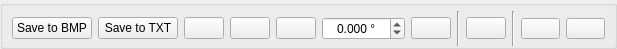
<?xml version="1.0" encoding="UTF-8"?>
<ui version="4.0">
 <class>Viewer_Button_Panel</class>
 <widget class="QWidget" name="Viewer_Button_Panel">
  <property name="geometry">
   <rect>
    <x>0</x>
    <y>0</y>
    <width>545</width>
    <height>49</height>
   </rect>
  </property>
  <property name="windowTitle">
   <string>Form</string>
  </property>
  <layout class="QVBoxLayout" name="verticalLayout">
   <property name="leftMargin">
    <number>0</number>
   </property>
   <property name="topMargin">
    <number>0</number>
   </property>
   <property name="rightMargin">
    <number>0</number>
   </property>
   <property name="bottomMargin">
    <number>0</number>
   </property>
   <item>
    <widget class="QGroupBox" name="button_panel">
     <property name="enabled">
      <bool>true</bool>
     </property>
     <property name="title">
      <string/>
     </property>
     <property name="alignment">
      <set>Qt::AlignCenter</set>
     </property>
     <property name="flat">
      <bool>true</bool>
     </property>
     <property name="checkable">
      <bool>false</bool>
     </property>
     <layout class="QHBoxLayout" name="horizontalLayout">
      <property name="topMargin">
       <number>5</number>
      </property>
      <property name="bottomMargin">
       <number>0</number>
      </property>
      <item>
       <widget class="QPushButton" name="save_bmp">
        <property name="enabled">
         <bool>true</bool>
        </property>
        <property name="toolTip">
         <string>save picture to BMP file</string>
        </property>
        <property name="text">
         <string>Save to BMP</string>
        </property>
       </widget>
      </item>
      <item>
       <widget class="QPushButton" name="save_txt">
        <property name="enabled">
         <bool>true</bool>
        </property>
        <property name="toolTip">
         <string>save picture to TXT file</string>
        </property>
        <property name="text">
         <string>Save to TXT</string>
        </property>
       </widget>
      </item>
      <item>
       <spacer name="horizontalSpacer">
        <property name="orientation">
         <enum>Qt::Horizontal</enum>
        </property>
        <property name="sizeHint" stdset="0">
         <size>
          <width>40</width>
          <height>20</height>
         </size>
        </property>
       </spacer>
      </item>
      <item>
       <widget class="QPushButton" name="horizontal_mirror">
        <property name="enabled">
         <bool>true</bool>
        </property>
        <property name="toolTip">
         <string>horizontal_mirror</string>
        </property>
        <property name="text">
         <string/>
        </property>
        <property name="icon">
         <iconset resource="../../../img.qrc">
          <normaloff>:/horizontal</normaloff>:/horizontal</iconset>
        </property>
       </widget>
      </item>
      <item>
       <widget class="QPushButton" name="vertical_mirror">
        <property name="enabled">
         <bool>true</bool>
        </property>
        <property name="toolTip">
         <string>vertical_mirror</string>
        </property>
        <property name="text">
         <string/>
        </property>
        <property name="icon">
         <iconset resource="../../../img.qrc">
          <normaloff>:/vertical</normaloff>:/vertical</iconset>
        </property>
       </widget>
      </item>
      <item>
       <widget class="QPushButton" name="rotate_plus">
        <property name="enabled">
         <bool>true</bool>
        </property>
        <property name="toolTip">
         <string>+90º</string>
        </property>
        <property name="text">
         <string/>
        </property>
        <property name="icon">
         <iconset resource="../../../img.qrc">
          <normaloff>:/rotate_plus</normaloff>:/rotate_plus</iconset>
        </property>
       </widget>
      </item>
      <item>
       <widget class="QDoubleSpinBox" name="angle">
        <property name="enabled">
         <bool>true</bool>
        </property>
        <property name="wrapping">
         <bool>false</bool>
        </property>
        <property name="frame">
         <bool>true</bool>
        </property>
        <property name="alignment">
         <set>Qt::AlignCenter</set>
        </property>
        <property name="specialValueText">
         <string/>
        </property>
        <property name="suffix">
         <string> °</string>
        </property>
        <property name="decimals">
         <number>3</number>
        </property>
        <property name="minimum">
         <double>-360.000000000000000</double>
        </property>
        <property name="maximum">
         <double>360.000000000000000</double>
        </property>
        <property name="singleStep">
         <double>0.100000000000000</double>
        </property>
       </widget>
      </item>
      <item>
       <widget class="QPushButton" name="rotate_minus">
        <property name="enabled">
         <bool>true</bool>
        </property>
        <property name="toolTip">
         <string>-90º</string>
        </property>
        <property name="text">
         <string/>
        </property>
        <property name="icon">
         <iconset resource="../../../img.qrc">
          <normaloff>:/rotate_minus</normaloff>:/rotate_minus</iconset>
        </property>
       </widget>
      </item>
      <item>
       <widget class="Line" name="line_4">
        <property name="orientation">
         <enum>Qt::Vertical</enum>
        </property>
       </widget>
      </item>
      <item>
       <widget class="QPushButton" name="reset_transform">
        <property name="enabled">
         <bool>true</bool>
        </property>
        <property name="toolTip">
         <string>reset transformation</string>
        </property>
        <property name="text">
         <string/>
        </property>
        <property name="icon">
         <iconset resource="../../../img.qrc">
          <normaloff>:/reset</normaloff>:/reset</iconset>
        </property>
       </widget>
      </item>
      <item>
       <widget class="Line" name="line_2">
        <property name="orientation">
         <enum>Qt::Vertical</enum>
        </property>
       </widget>
      </item>
      <item>
       <widget class="QPushButton" name="scaled_plus">
        <property name="enabled">
         <bool>true</bool>
        </property>
        <property name="font">
         <font>
          <pointsize>8</pointsize>
          <weight>50</weight>
          <bold>false</bold>
         </font>
        </property>
        <property name="toolTip">
         <string>scale +1.1</string>
        </property>
        <property name="text">
         <string/>
        </property>
        <property name="icon">
         <iconset resource="../../../img.qrc">
          <normaloff>:/plus</normaloff>:/plus</iconset>
        </property>
       </widget>
      </item>
      <item>
       <widget class="QPushButton" name="scaled_minus">
        <property name="enabled">
         <bool>true</bool>
        </property>
        <property name="font">
         <font>
          <pointsize>8</pointsize>
         </font>
        </property>
        <property name="toolTip">
         <string>scale -1.1</string>
        </property>
        <property name="text">
         <string/>
        </property>
        <property name="icon">
         <iconset resource="../../../img.qrc">
          <normaloff>:/minus</normaloff>:/minus</iconset>
        </property>
       </widget>
      </item>
      <item>
       <spacer name="horizontalSpacer_2">
        <property name="orientation">
         <enum>Qt::Horizontal</enum>
        </property>
        <property name="sizeHint" stdset="0">
         <size>
          <width>40</width>
          <height>20</height>
         </size>
        </property>
       </spacer>
      </item>
     </layout>
    </widget>
   </item>
  </layout>
 </widget>
 <resources>
  <include location="../../../img.qrc"/>
 </resources>
 <connections/>
</ui>
